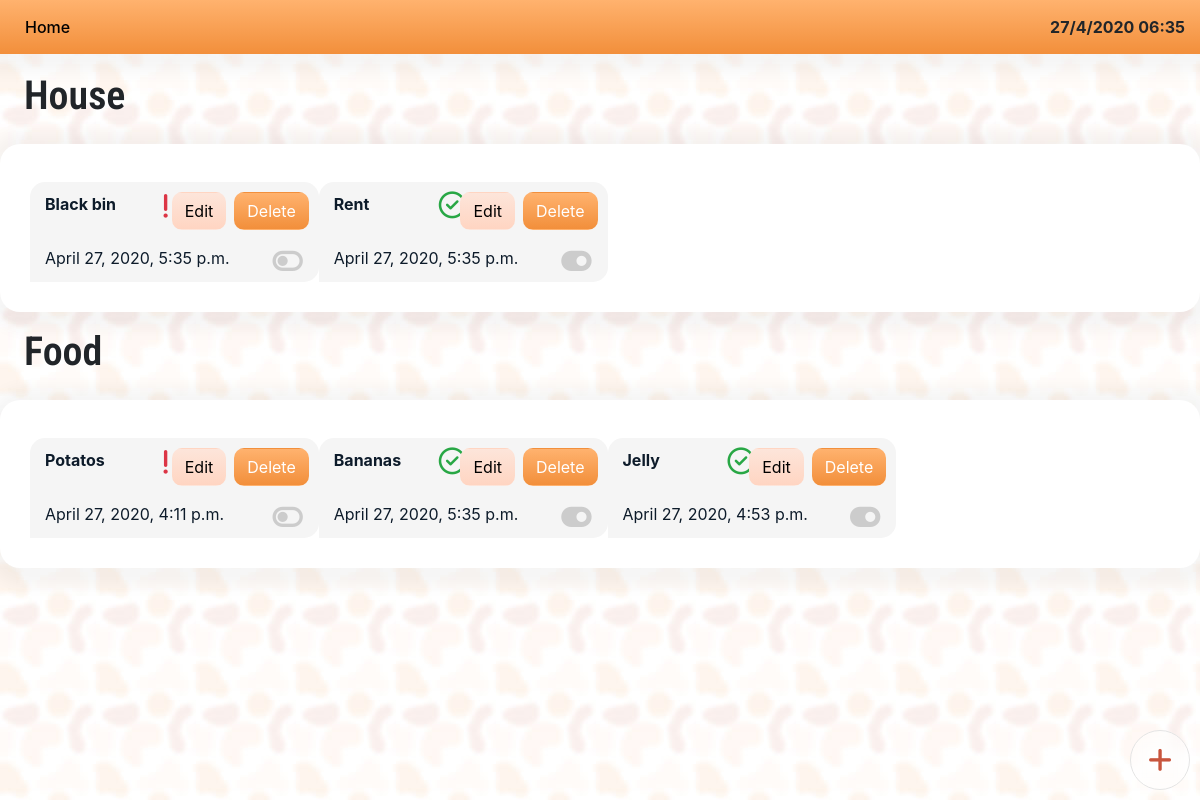
The page / on the database its author committed.
### todo/models.py (models this page shows, shortened)
class Task(models.Model):
    name = models.CharField(max_length=200)
    category = models.CharField(max_length=200, default="")
    time = models.DateTimeField(blank=True, null=True, default=timezone.now)
    complete = models.BooleanField(blank=True)

### todo/views.py (the view)
# urls.py: url(r'^$', index, name="index"),
def index(request):
    tasks = Task.objects.all()
    if request.method == 'POST':
        task = inputTask(request.POST)
        if task.is_valid():
            task.save()
        return redirect('index')
    return render(request, 'home.html', {'tasks': tasks})

### todo/templates/home.html (shortened to what this page needs)
{% extends 'base.html' %}
{% block content %}
<h1 class="mb-4 ml-4">House</h1>
<div class="row m-0 items-container">
    {% for task in tasks %}
    {% if task.category == 'house' %}
    <div class="col-12 col-md-4 col-lg-3 m-0 task-container mt-2">
        <div class="row m-0 p-0">
            <div class="col-6 d-flex justify-content-between m-0 p-0">
                <p class="m-0 p-0"><b>{{ task.name }}</b></p>
                {% if task.complete %}
                <i class="far fa-check-circle text-success"></i>
                {% else %}
                <i class="fas fa-exclamation text-danger mr-2"></i>
                {% endif %}
            </div>
            <div class="col-6 d-flex justify-content-end m-0 p-0">
                <form method="POST" action="/edit/{{task.id}}">
                    <button class="btn btn-edit" type="submit">Edit</button>
                </form>
                <form method="POST" action="/delete/{{task.id}}">
                    <button class="btn btn-delete ml-2" type="submit">Delete</button>
                </form>
            </div>
            <div class="col-12 m-0 p-0 mt-3">
                <p class="m-0 p-0 d-inline">{{ task.time }}</p>
                <form method="POST" action="/toggle/{{task.id}}" class="float-right">
                    {% if task.complete %}
                    <button type="submit" class="toggle-button">
                        <i class="fas fa-toggle-on"></i>
                    </button>
                    {% else %}
                    <button type="submit" class="toggle-button">
                        <i class="fas fa-toggle-off"></i>
                    </button>
                    {% endif %}
                </form>
            </div>
        </div>
    </div>
    {% endif %}
    {% endfor %}
</div>
<h1 class="mb-4 mt-3 ml-4">Food</h1>
<div class="row m-0 items-container">
    {% for task in tasks %}
    {% if task.category == 'food' %}
    <div class="col-12 col-md-4 col-lg-3 m-0 task-container mt-2">
        <div class="row m-0 p-0">
            <div class="col-6 d-flex justify-content-between m-0 p-0">
                <p class="m-0 p-0"><b>{{ task.name }}</b></p>
                {% if task.complete %}
                <i class="far fa-check-circle text-success"></i>
                {% else %}
                <i class="fas fa-exclamation text-danger mr-2"></i>
                {% endif %}
            </div>
            <div class="col-6 d-flex justify-content-end m-0 p-0">
                <form method="POST" action="/edit/{{task.id}}">
                    <button class="btn btn-edit" type="submit">Edit</button>
                </form>
                <form method="POST" action="/delete/{{task.id}}">
                    <button class="btn btn-delete ml-2" type="submit">Delete</button>
                </form>
            </div>
            <div class="col-12 m-0 p-0 mt-3">
                <p class="m-0 p-0 d-inline">{{ task.time }}</p>
                <form method="POST" action="/toggle/{{task.id}}" class="float-right">
                    {% if task.complete %}
                    <button type="submit" class="toggle-button">
                        <i class="fas fa-toggle-on"></i>
                    </button>
                    {% else %}
                    <button type="submit" class="toggle-button">
                        <i class="fas fa-toggle-off"></i>
                    </button>
                    {% endif %}
                </form>
            </div>
        </div>
    </div>
    {% endif %}
    {% endfor %}
</div>
<div class="add-button"><a href="{% url 'addTask' %}"><i class="fas fa-plus"></i></a></div>
{% endblock %}

### templates/base.html (shortened to what this page needs)
{% load static %}
<!DOCTYPE html>
<html lang="en">
<head>
    <link rel="stylesheet" href="https://stackpath.bootstrapcdn.com/bootstrap/4.4.1/css/bootstrap.min.css">
    <link rel="stylesheet" href="{% static 'css/style.css' %}">
</head>
<body style="background-image: url({% static 'img/background1.jpg' %})" class="pt-5">
    <ul>
        <li><a href="{% url 'index' %}">Home</a></li>
        <li class="float-right"><b id="current-date" ></b></li>
    </ul>
    {% block content %} {% endblock %}
</body>
</html>

### static/css/style.css (style rules this page uses)
p { color: #0D1B2A; }
.btn { border-radius: 10px; }
ul { position: fixed; right: 0; left: 0; top: 0; background-image:linear-gradient(rgb(255, 178, 110), #F28F3B); backdrop-filter: blur(15px); z-index: 10; box-shadow: 3px 3px 15px 15px rgba(0,0,0,0.04); list-style: none; padding: 15px; }
li { display: inline; font-weight: 500; margin-left: 10px; }
li a { color: black; }
h1,h2,h3,h4,h5,h6 { font-family: 'Roboto Condensed', sans-serif; font-weight: 600; }
.items-container { background-color: white; box-shadow: 3px 3px 15px 15px rgba(0,0,0,0.04); border-radius: 20px; padding: 30px 15px 30px 30px; }
.task-container { padding: 10px 10px 5px 15px; border-radius: 15px 15px 15px 0px; background-color: rgb(245, 245, 245); }
.btn-edit { background-image:linear-gradient(rgb(253, 229, 218), #FFD5C2); color: black; }
.btn-delete { background-image:linear-gradient(rgb(255, 178, 110), #F28F3B); color: white; }
.toggle-button { background-color: rgba(0,0,0,0); border: none; }
.add-button { border-radius: 50%; backdrop-filter: blur(7px); background-color: rgba(255,255,255,0.45); position: fixed; bottom: 10px; right: 10px; display: flex; align-items: center; justify-content: center; height: 60px; width: 60px; border: solid rgb(228, 228, 228) 1px; }
.fas { color: #C8553D; font-size: 27px; position: relative; top: 1px; }
.far { font-size: 27px; }
.fa-toggle-on,.fa-toggle-off { color: rgb(204, 204, 204); }

### rows shown on the page
Task: name "Black bin", complete False (drawn), time "April 27, 2020, 5:35 p.m."
Task: name "Rent", complete True (drawn), time "April 27, 2020, 5:35 p.m."
Task: name "Potatos", complete False (drawn), time "April 27, 2020, 4:11 p.m."
Task: name "Bananas", complete True (drawn), time "April 27, 2020, 5:35 p.m."
Task: name "Jelly", complete True (drawn), time "April 27, 2020, 4:53 p.m."
